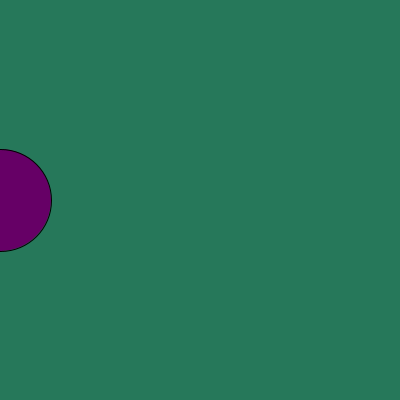
Frame 1 (no input)
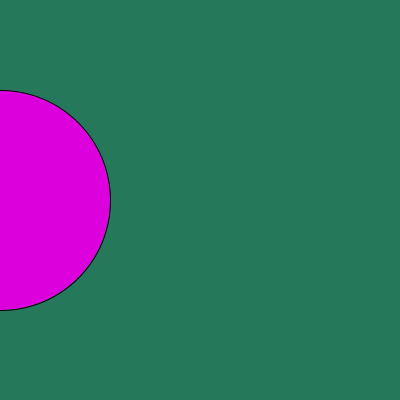
Frame 60 (the mouse pressed at the canvas centre just before this capture)
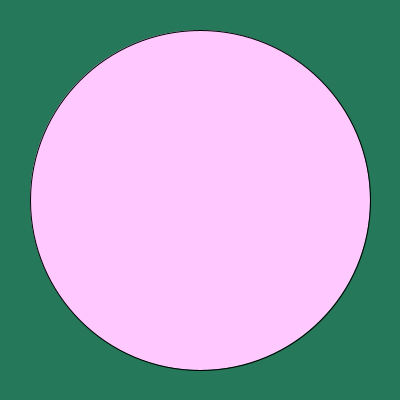
Frame 120 (the mouse held since frame 60 and released just before this capture)

The Processing sketch that drew these frames (run headless with seeded random() and noise(); from frame 60 on, the mouse is pressed at the canvas centre):

// Processing sketch: processing_112661
// ── processing_112661.pde

int diameter = 100;

void setup(){
  size(400,400);
  
}

void draw(){
  background(38,120,90);
  diameter = diameter+2;
  println(diameter);
  fill(diameter,mouseY,diameter);
  ellipse(mouseX,200,diameter,diameter);
  
}
